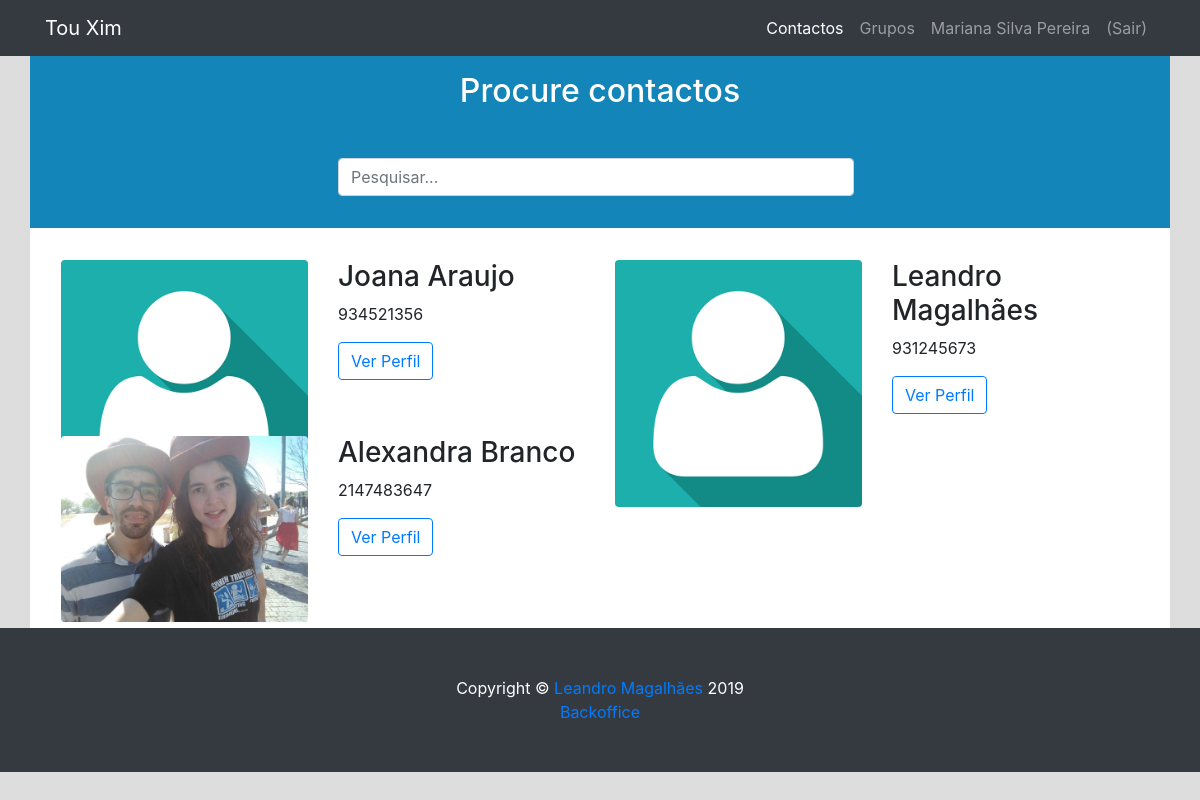
The app's page /frontoffice/contactos-page.php (signed in) with its own data.
### tables this page shows
CREATE TABLE `utilizador` (
  `idutilizador` int(11) NOT NULL,
  `email` varchar(100) NOT NULL,
  `password` varchar(100) NOT NULL,
  `nome` varchar(200) NOT NULL,
  `numero` int(11) NOT NULL,
  `fotografia` varchar(100) DEFAULT NULL
);

### frontoffice/contactos-page.php (the view, shortened to what this page needs)
<?php
require_once("connectdb.php");
?>
<!DOCTYPE html>
<html lang="en">
<head>
    <link href="vendor/bootstrap/css/bootstrap.min.css" rel="stylesheet">
    <link href="css/round-about.css" rel="stylesheet">
    <link href="css/stylesheet.css" rel="stylesheet">
</head>
<body class="body-site">
    <nav class="navbar navbar-expand-lg navbar-dark bg-dark fixed-top">
        <div class="container">
            <a class="navbar-brand" href="#">Tou Xim</a>
            <div class="collapse navbar-collapse" id="navbarResponsive">
                <ul class="navbar-nav ml-auto">
                    <li class="nav-item active">
                        <a class="nav-link" href="contactos-page.php">Contactos</a>
                    </li>
                    <li class="nav-item">
                        <a class="nav-link" href="grupos-page.php">Grupos</a>
                    </li>
                    <li class="nav-item">
                        <a class="nav-link" href="perfil-page.php">
                            <?php echo($_SESSION['nome']); ?>
                        </a>
                    </li>
                    <li class="nav-item">
                        <a class="nav-link" href="logout.php">(Sair)</a>
                    </li>
                </ul>
            </div>
        </div>
    </nav>
    <div class="container fundo-container">
        <div class="row">
            <div class="col-lg-12" style=" padding:1rem; background-color: rgb(19, 133, 185)">
                <div class="col-md-10 col-lg-6 mx-auto text-center">
                    <h2 class="text-white mb-5">Procure contactos</h2>
                    <div class="form-group form-inline">
                        <input type="text" class="form-control flex-fill mr-0 mr-sm-2 mb-3 mb-sm-0" id="inputPesquisa"
                            placeholder="Pesquisar...">
                    </div>
                </div>
            </div>
        </div>
        <div class='row' id="meusContactos" style="min-height: 400px; padding:1rem !important; padding-top:2rem !important;">
            <?php
                    $lista_ids = array();
                    $diretorio = "images/contactos/";
                    if ($stmt = $connectDB->prepare("SELECT fk_idutilizador_contacto FROM lista_contactos WHERE fk_idutilizador = ?")) {
                        $stmt->bind_param("s", $param_id);
                        $param_id = $_SESSION['id'];
                        if ($stmt->execute()) {
                            $result = $stmt->get_result();
                            while ($row = $result->fetch_assoc()) {
                                $lista_ids[] = $row['fk_idutilizador_contacto'];
                            }
                        } else {
                            echo "</br>Oops! Something went wrong. Please try again later.";
                        }
                    }
                    if ($stmt = $connectDB->prepare("SELECT nome, numero, email, fotografia FROM utilizador WHERE idutilizador=?")) {
                        $stmt->bind_param("s", $param_id);
                        for ($i=0; $i < count($lista_ids); $i++) {
                            if ($stmt->execute()) {
                                $stmt->bind_result($r_nome, $r_numero, $r_email, $r_fotografia);
                                $stmt->store_result();
                                $stmt->fetch();
                                if ($stmt->num_rows == 1) {
                                    echo "
                                        <div class='col-lg-6'>
                                        <form id='".$lista_ids[$i]."' action='contacto-page.php' enctype='multipart/form-data' method='GET'>
                                        <div class='row' name=contacto id='" . $lista_ids[$i] . "' style='max-height:160px'>
                                        <div class='col-md-6'>
                                        <a href='#'>
                                        <img class='img-fluid rounded mb-3 mb-md-0' style='height:-webkit-fill-available;' src='". $diretorio . $r_fotografia ."' alt=''>
                                        <input type='hidden' value='" . $lista_ids[$i] . "' name='contacto_id'>
                                        <input type='hidden' value='" . $r_nome . "' name='contacto_nome'>
                                        </a>
                                        </div>
                                        <div class='col-md-6'>
                                        <h3>". $r_nome ."</h3>
                                        <p>". $r_numero ."</p>
                                        <input type='submit' class='btn btn-outline-primary' value='Ver Perfil'>
                                        </div>
                                        </div>
                                        </form>
                                        </div>
                                    ";
                                } else {
                                    echo "</br>Não existe utilizador com o id";
                                }
                            } else {
                                echo "</br>Oops! Something went wrong. Please try again later.";
                            }
                        }
                    }
                ?>
        </div>
    </div>
</body>
</html>

### frontoffice/css/round-about.css (style rules this page uses)
body { padding-top: 54px; }
@media (min-width: 992px) { body { padding-top: 56px; } }

### frontoffice/css/stylesheet.css (style rules this page uses)
.body-site { background-color: rgba(187, 187, 187, 0.486) !important; min-width: 460px; }
.fundo-container { background-color: white !important; }

### records on screen
utilizador: fotografia (placeholder picture), nome "Joana Araujo", numero "934521356"
utilizador: fotografia (placeholder picture), nome "Leandro Magalhães", numero "931245673"
utilizador: fotografia (picture), nome "Alexandra Branco", numero "2147483647"

### other values on screen
$_SESSION['nome'] "Mariana Silva Pereira"
